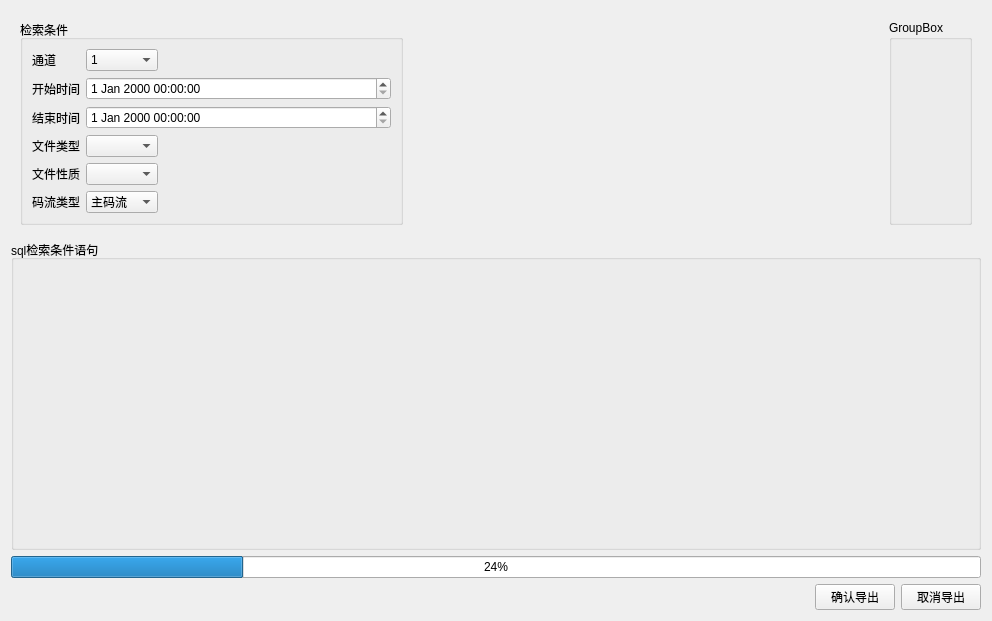
<?xml version="1.0" encoding="UTF-8"?>
<ui version="4.0">
 <class>queryAndExportRecord</class>
 <widget class="QWidget" name="queryAndExportRecord">
  <property name="geometry">
   <rect>
    <x>0</x>
    <y>0</y>
    <width>992</width>
    <height>621</height>
   </rect>
  </property>
  <property name="windowTitle">
   <string>Form</string>
  </property>
  <layout class="QGridLayout" name="gridLayout_3">
   <item row="0" column="0">
    <layout class="QGridLayout" name="gridLayout_2">
     <item row="0" column="0" colspan="3">
      <widget class="QWidget" name="widget" native="true">
       <layout class="QHBoxLayout" name="horizontalLayout">
        <item>
         <widget class="QGroupBox" name="groupBox_SearchCondition">
          <property name="title">
           <string>检索条件</string>
          </property>
          <layout class="QGridLayout" name="gridLayout">
           <item row="0" column="0">
            <widget class="QLabel" name="label_Filter_Channel">
             <property name="text">
              <string>通道</string>
             </property>
            </widget>
           </item>
           <item row="0" column="1">
            <widget class="QComboBox" name="comboBox_Filter_Channel">
             <item>
              <property name="text">
               <string>1</string>
              </property>
             </item>
             <item>
              <property name="text">
               <string>2</string>
              </property>
             </item>
             <item>
              <property name="text">
               <string>3</string>
              </property>
             </item>
             <item>
              <property name="text">
               <string>4</string>
              </property>
             </item>
             <item>
              <property name="text">
               <string>5</string>
              </property>
             </item>
             <item>
              <property name="text">
               <string>6</string>
              </property>
             </item>
             <item>
              <property name="text">
               <string>7</string>
              </property>
             </item>
             <item>
              <property name="text">
               <string>8</string>
              </property>
             </item>
             <item>
              <property name="text">
               <string>9</string>
              </property>
             </item>
             <item>
              <property name="text">
               <string>10</string>
              </property>
             </item>
             <item>
              <property name="text">
               <string>11</string>
              </property>
             </item>
             <item>
              <property name="text">
               <string>12</string>
              </property>
             </item>
             <item>
              <property name="text">
               <string>13</string>
              </property>
             </item>
             <item>
              <property name="text">
               <string>14</string>
              </property>
             </item>
             <item>
              <property name="text">
               <string>15</string>
              </property>
             </item>
             <item>
              <property name="text">
               <string>16</string>
              </property>
             </item>
             <item>
              <property name="text">
               <string>17</string>
              </property>
             </item>
             <item>
              <property name="text">
               <string>18</string>
              </property>
             </item>
             <item>
              <property name="text">
               <string>19</string>
              </property>
             </item>
             <item>
              <property name="text">
               <string>20</string>
              </property>
             </item>
             <item>
              <property name="text">
               <string>21</string>
              </property>
             </item>
             <item>
              <property name="text">
               <string>22</string>
              </property>
             </item>
             <item>
              <property name="text">
               <string>23</string>
              </property>
             </item>
             <item>
              <property name="text">
               <string>24</string>
              </property>
             </item>
             <item>
              <property name="text">
               <string>25</string>
              </property>
             </item>
             <item>
              <property name="text">
               <string>26</string>
              </property>
             </item>
             <item>
              <property name="text">
               <string>27</string>
              </property>
             </item>
             <item>
              <property name="text">
               <string>28</string>
              </property>
             </item>
             <item>
              <property name="text">
               <string>29</string>
              </property>
             </item>
             <item>
              <property name="text">
               <string>30</string>
              </property>
             </item>
             <item>
              <property name="text">
               <string>31</string>
              </property>
             </item>
             <item>
              <property name="text">
               <string>32</string>
              </property>
             </item>
             <item>
              <property name="text">
               <string>33</string>
              </property>
             </item>
             <item>
              <property name="text">
               <string>34</string>
              </property>
             </item>
             <item>
              <property name="text">
               <string>35</string>
              </property>
             </item>
             <item>
              <property name="text">
               <string>36</string>
              </property>
             </item>
            </widget>
           </item>
           <item row="0" column="2">
            <spacer name="horizontalSpacer_5">
             <property name="orientation">
              <enum>Qt::Horizontal</enum>
             </property>
             <property name="sizeHint" stdset="0">
              <size>
               <width>92</width>
               <height>20</height>
              </size>
             </property>
            </spacer>
           </item>
           <item row="1" column="0">
            <widget class="QLabel" name="label_Filter_StartTime">
             <property name="text">
              <string>开始时间</string>
             </property>
            </widget>
           </item>
           <item row="1" column="1" colspan="2">
            <widget class="QDateTimeEdit" name="dateTimeEdit_Filter_StartTime"/>
           </item>
           <item row="2" column="0">
            <widget class="QLabel" name="label_Filter_EndTime">
             <property name="text">
              <string>结束时间</string>
             </property>
            </widget>
           </item>
           <item row="2" column="1" colspan="2">
            <widget class="QDateTimeEdit" name="dateTimeEdit_Filter_EndTime"/>
           </item>
           <item row="3" column="0">
            <widget class="QLabel" name="label_Filter_FileType">
             <property name="text">
              <string>文件类型</string>
             </property>
            </widget>
           </item>
           <item row="3" column="1">
            <widget class="QComboBox" name="comboBox_Filter_FileType"/>
           </item>
           <item row="3" column="2">
            <spacer name="horizontalSpacer_2">
             <property name="orientation">
              <enum>Qt::Horizontal</enum>
             </property>
             <property name="sizeHint" stdset="0">
              <size>
               <width>92</width>
               <height>20</height>
              </size>
             </property>
            </spacer>
           </item>
           <item row="4" column="0">
            <widget class="QLabel" name="label_Filter_FileAttribute">
             <property name="text">
              <string>文件性质</string>
             </property>
            </widget>
           </item>
           <item row="4" column="1">
            <widget class="QComboBox" name="comboBox_Filter_FileAttribute"/>
           </item>
           <item row="4" column="2">
            <spacer name="horizontalSpacer_3">
             <property name="orientation">
              <enum>Qt::Horizontal</enum>
             </property>
             <property name="sizeHint" stdset="0">
              <size>
               <width>92</width>
               <height>20</height>
              </size>
             </property>
            </spacer>
           </item>
           <item row="5" column="0">
            <widget class="QLabel" name="label_Filter_StreamType">
             <property name="text">
              <string>码流类型</string>
             </property>
            </widget>
           </item>
           <item row="5" column="1">
            <widget class="QComboBox" name="comboBox_Filter_StreamType">
             <item>
              <property name="text">
               <string>主码流</string>
              </property>
             </item>
             <item>
              <property name="text">
               <string>子码流</string>
              </property>
             </item>
             <item>
              <property name="text">
               <string>图片流</string>
              </property>
             </item>
            </widget>
           </item>
           <item row="5" column="2">
            <spacer name="horizontalSpacer_4">
             <property name="orientation">
              <enum>Qt::Horizontal</enum>
             </property>
             <property name="sizeHint" stdset="0">
              <size>
               <width>92</width>
               <height>20</height>
              </size>
             </property>
            </spacer>
           </item>
          </layout>
         </widget>
        </item>
        <item>
         <spacer name="horizontalSpacer_6">
          <property name="orientation">
           <enum>Qt::Horizontal</enum>
          </property>
          <property name="sizeType">
           <enum>QSizePolicy::Fixed</enum>
          </property>
          <property name="sizeHint" stdset="0">
           <size>
            <width>480</width>
            <height>20</height>
           </size>
          </property>
         </spacer>
        </item>
        <item>
         <widget class="QGroupBox" name="groupBox_2">
          <property name="title">
           <string>GroupBox</string>
          </property>
         </widget>
        </item>
       </layout>
      </widget>
     </item>
     <item row="1" column="0" colspan="3">
      <widget class="QGroupBox" name="groupBox_3">
       <property name="title">
        <string>sql检索条件语句</string>
       </property>
       <layout class="QHBoxLayout" name="horizontalLayout_2">
        <item>
         <widget class="QTextEdit" name="textEdit_sqlstatement">
          <property name="styleSheet">
           <string notr="true">background:transparent;border-width:0;border-style:outset</string>
          </property>
         </widget>
        </item>
       </layout>
      </widget>
     </item>
     <item row="2" column="0" colspan="3">
      <widget class="QProgressBar" name="progressBar">
       <property name="value">
        <number>24</number>
       </property>
      </widget>
     </item>
     <item row="3" column="0">
      <spacer name="horizontalSpacer">
       <property name="orientation">
        <enum>Qt::Horizontal</enum>
       </property>
       <property name="sizeHint" stdset="0">
        <size>
         <width>548</width>
         <height>20</height>
        </size>
       </property>
      </spacer>
     </item>
     <item row="3" column="1">
      <widget class="QPushButton" name="exportClipConfirmBtn">
       <property name="text">
        <string>确认导出</string>
       </property>
      </widget>
     </item>
     <item row="3" column="2">
      <widget class="QPushButton" name="exportClipCancelBtn">
       <property name="text">
        <string>取消导出</string>
       </property>
      </widget>
     </item>
    </layout>
   </item>
  </layout>
 </widget>
 <resources/>
 <connections/>
</ui>
